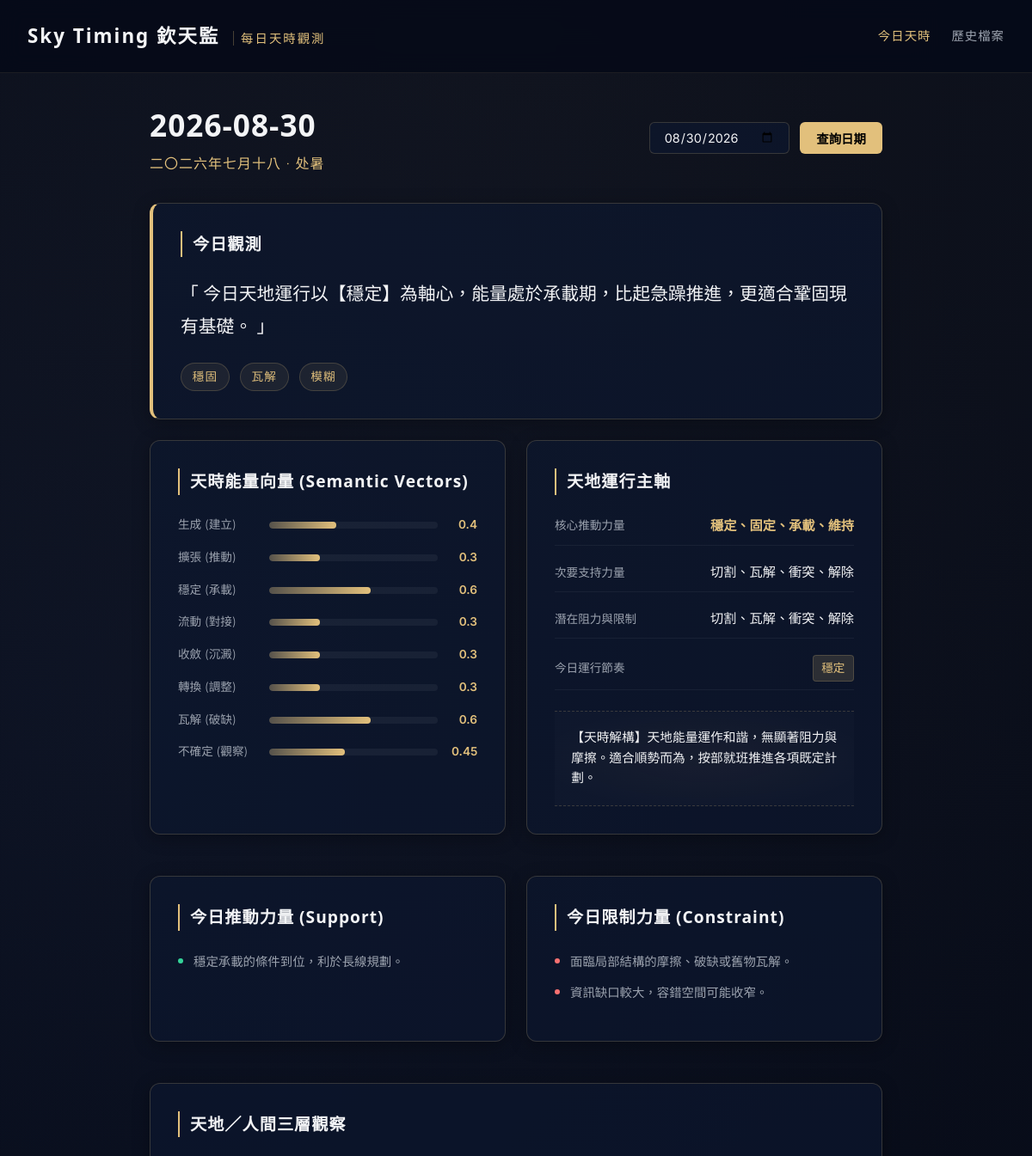
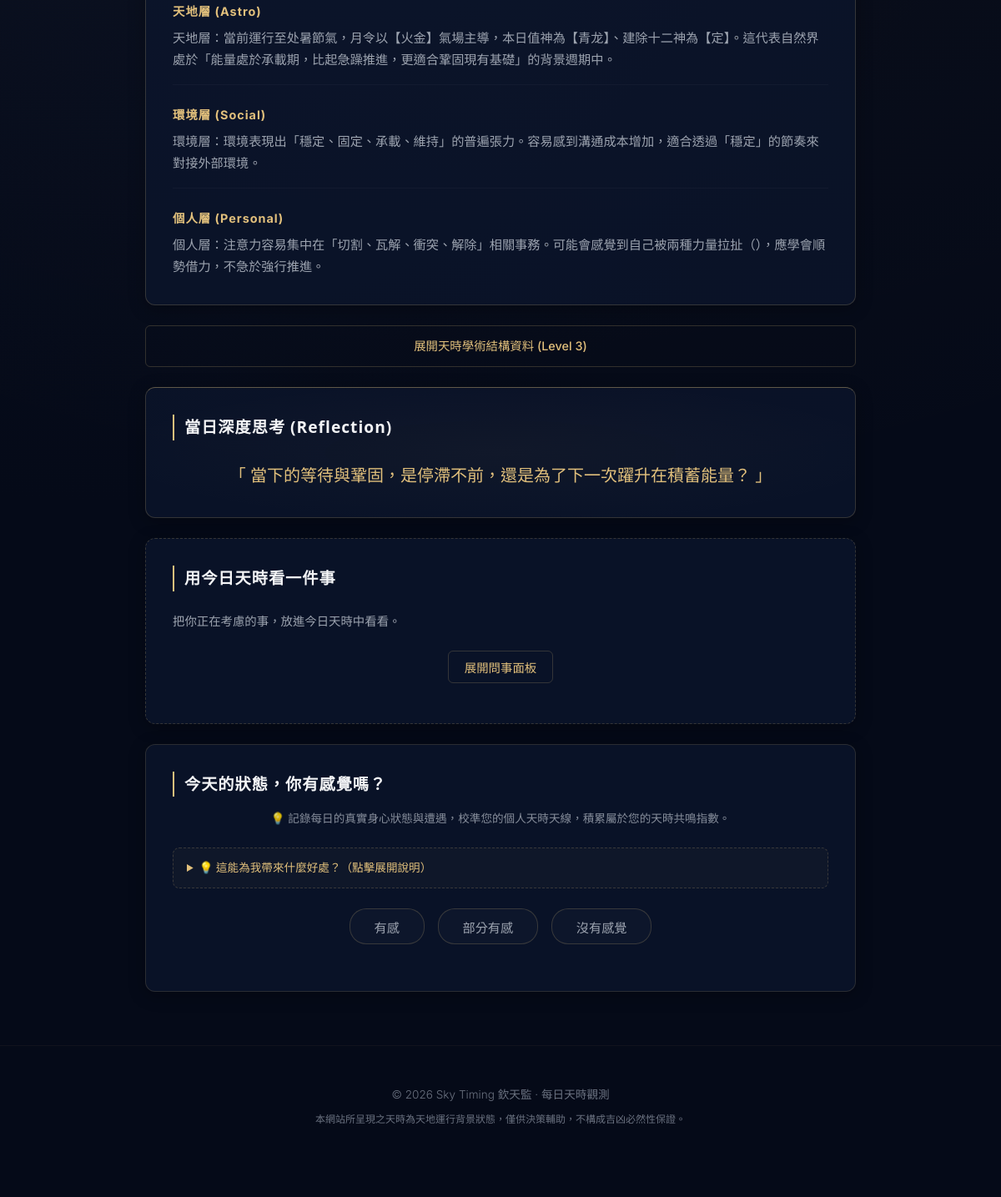
The page / on the database its author committed (2 pictures, top to bottom).
### tables this page shows
CREATE TABLE daily_states (
            id INTEGER PRIMARY KEY AUTOINCREMENT,
            date TEXT NOT NULL,
            timezone TEXT NOT NULL,
            city TEXT NOT NULL,
            raw_timing_data TEXT NOT NULL,
            semantic_vectors TEXT NOT NULL,
            primary_force TEXT NOT NULL,
            secondary_force TEXT NOT NULL,
            constraint_force TEXT NOT NULL,
            daily_rhythm TEXT NOT NULL,
            daily_summary TEXT NOT NULL,
            reflection_question TEXT NOT NULL,
            created_at TEXT NOT NULL,
            UNIQUE(date, timezone, city)
        );

### app.py (the view)
@app.get("/", response_class=HTMLResponse)
def read_today(request: Request):
    taipei_now = datetime.utcnow() + timedelta(hours=8)
    date_str = taipei_now.strftime("%Y-%m-%d")
    state = get_or_create_state(date_str)
    return templates.TemplateResponse(request=request, name="today.html", context={"request": request, "state": state})

### templates/today.html (shortened to what this page needs)
<!DOCTYPE html>
<html lang="zh-TW">
<head>
    <link rel="stylesheet" href="/static/style.css">
</head>
<body>
    <header class="app-header">
        <div class="logo">Sky Timing 欽天監 <span>每日天時觀測</span></div>
        <nav class="app-nav">
            <a href="/" class="active">今日天時</a>
            <a href="/archive">歷史檔案</a>
        </nav>
    </header>
    <main class="container">
        <section class="date-selector-section">
            <div class="current-date-info">
                <h1>{{ state.date }}</h1>
                <p class="lunar-calendar-text">{{ state.raw_timing_data.lunar_date }} · {{ state.raw_timing_data.solar_term }}</p>
            </div>
            <div class="selector-controls">
                <input type="date" id="dateQuery" value="{{ state.date }}">
                <button onclick="queryDate()" class="btn-gold">查詢日期</button>
            </div>
        </section>
        <section class="card one-liner-card">
            <h2>今日觀測</h2>
            <p class="one-liner-text">「 {{ state.content.one_liner }} 」</p>
            <div class="keywords-row">
                {% for kw in state.content.keywords %}
                <span class="keyword-tag">{{ kw }}</span>
                {% endfor %}
            </div>
        </section>
        <section class="grid-2">
            <div class="card">
                <h2>天時能量向量 (Semantic Vectors)</h2>
                <div class="vector-chart">
                    {% for name, val in state.formatted_vectors.items() %}
                    <div class="vector-bar-row">
                        <span class="vector-label">{{ name }}</span>
                        <div class="bar-container">
                            <div class="bar-fill" style="width: {{ val * 100 }}%"></div>
                        </div>
                        <span class="vector-value">{{ val }}</span>
                    </div>
                    {% endfor %}
                </div>
            </div>
            <div class="card">
                <h2>天地運行主軸</h2>
                <div class="forces-info">
                    <div class="force-item">
                        <span class="force-title">核心推動力量</span>
                        <span class="force-val gold-text">{{ state.primary_force }}</span>
                    </div>
                    <div class="force-item">
                        <span class="force-title">次要支持力量</span>
                        <span class="force-val">{{ state.secondary_force }}</span>
                    </div>
                    <div class="force-item">
                        <span class="force-title">潛在阻力與限制</span>
                        <span class="force-val">{{ state.constraint_force }}</span>
                    </div>
                    <div class="force-item">
                        <span class="force-title">今日運行節奏</span>
                        <span class="force-val rhythm-badge">{{ state.daily_rhythm }}</span>
                    </div>
                </div>
                {% if state.content.synthesis %}
                <div class="synthesis-block">
                    <p class="synthesis-text">{{ state.content.synthesis }}</p>
                </div>
                {% endif %}
            </div>
        </section>
        <section class="grid-2">
            <div class="card support-card">
                <h2>今日推動力量 (Support)</h2>
                <ul class="clean-list">
                    {% for p in state.content.support_points %}
                    <li><span class="dot-green"></span> {{ p }}</li>
                    {% endfor %}
                </ul>
            </div>
            <div class="card constraint-card">
                <h2>今日限制力量 (Constraint)</h2>
                <ul class="clean-list">
                    {% for p in state.content.risk_points %}
                    <li><span class="dot-red"></span> {{ p }}</li>
                    {% endfor %}
                </ul>
            </div>
        </section>
        <section class="card">
            <h2>天地／人間三層觀察</h2>
            <div class="observation-tiers">
                <div class="tier-block">
                    <h3>天地層 (Astro)</h3>
                    <p>{{ state.content.tian_obs }}</p>
                </div>
                <div class="tier-block">
                    <h3>環境層 (Social)</h3>
                    <p>{{ state.content.group_obs }}</p>
                </div>
                <div class="tier-block">
                    <h3>個人層 (Personal)</h3>
                    <p>{{ state.content.person_obs }}</p>
                </div>
            </div>
        </section>
        <details class="astro-details-fold">
            <summary class="btn-outline fold-summary">展開天時學術結構資料 (Level 3)</summary>
        </details>
        <section class="card question-card">
            <h2>當日深度思考 (Reflection)</h2>
            <p class="question-text">「 {{ state.reflection_question }} 」</p>
        </section>
        <section class="card ask-section">
            <h2>用今日天時看一件事</h2>
            <p class="section-desc">把你正在考慮的事，放進今日天時中看看。</p>
            <div class="ask-trigger-container">
                <button onclick="toggleAskForm()" class="btn-outline">展開問事面板</button>
            </div>
        </section>
        <section class="card feedback-section">
            <h2>今天的狀態，你有感覺嗎？</h2>
            <p class="feedback-subtitle">💡 記錄每日的真實身心狀態與遭遇，校準您的個人天時天線，積累屬於您的天時共鳴指數。</p>
            <details class="feedback-guide">
                <summary>💡 這能為我帶來什麼好處？（點擊展開說明）</summary>
            </details>
            <div class="feedback-buttons">
                <button type="button" class="btn-feedback" id="btn-resonant" onclick="selectReaction('resonant')">有感</button>
                <button type="button" class="btn-feedback" id="btn-partial" onclick="selectReaction('partial')">部分有感</button>
                <button type="button" class="btn-feedback" id="btn-not_resonant" onclick="selectReaction('not_resonant')">沒有感覺</button>
            </div>
        </section>
    </main>
    <footer class="app-footer">
        <p>© 2026 Sky Timing 欽天監 · 每日天時觀測</p>
        <p class="footer-notice">本網站所呈現之天時為天地運行背景狀態，僅供決策輔助，不構成吉凶必然性保證。</p>
    </footer>
</body>
</html>

### rows shown on the page
daily_states: date "2026-08-30", date "08/30/2026", primary_force "穩定、固定、承載、維持", secondary_force "切割、瓦解、衝突、解除", constraint_force "切割、瓦解、衝突、解除", daily_rhythm "穩定", reflection_question "當下的等待與鞏固，是停滯不前，還是為了下一次躍升在積蓄能量？"

### other values the page prints
{{ state.raw_timing_data.lunar_date }} "二〇二六年七月十八"
{{ state.raw_timing_data.solar_term }} "处暑"
{{ state.content.one_liner }} "今日天地運行以【穩定】為軸心，能量處於承載期，比起急躁推進，更適合鞏固現有基礎。"
{{ kw }} "穩固" "瓦解" "模糊"
{{ name }} "生成 (建立)" "擴張 (推動)" "穩定 (承載)" "流動 (對接)" "收斂 (沉澱)" "轉換 (調整)" "瓦解 (破缺)" "不確定 (觀察)"
{{ val }} "0.4" "0.3" "0.6" "0.3" "0.3" "0.3" "0.6" "0.45"
{{ state.content.synthesis }} "【天時解構】天地能量運作和諧，無顯著阻力與摩擦。適合順勢而為，按部就班推進各項既定計劃。"
{{ p }} "穩定承載的條件到位，利於長線規劃。"
{{ p }} "面臨局部結構的摩擦、破缺或舊物瓦解。" "資訊缺口較大，容錯空間可能收窄。"
{{ state.content.tian_obs }} "天地層：當前運行至处暑節氣，月令以【火金】氣場主導，本日值神為【青龙】、建除十二神為【定】。這代表自然界處於「能量處於承載期，比起急躁推進，更適合鞏固現有基礎」的背景週期中。"
{{ state.content.group_obs }} "環境層：環境表現出「穩定、固定、承載、維持」的普遍張力。容易感到溝通成本增加，適合透過「穩定」的節奏來對接外部環境。"
{{ state.content.person_obs }} "個人層：注意力容易集中在「切割、瓦解、衝突、解除」相關事務。可能會感覺到自己被兩種力量拉扯（），應學會順勢借力，不急於強行推進。"
